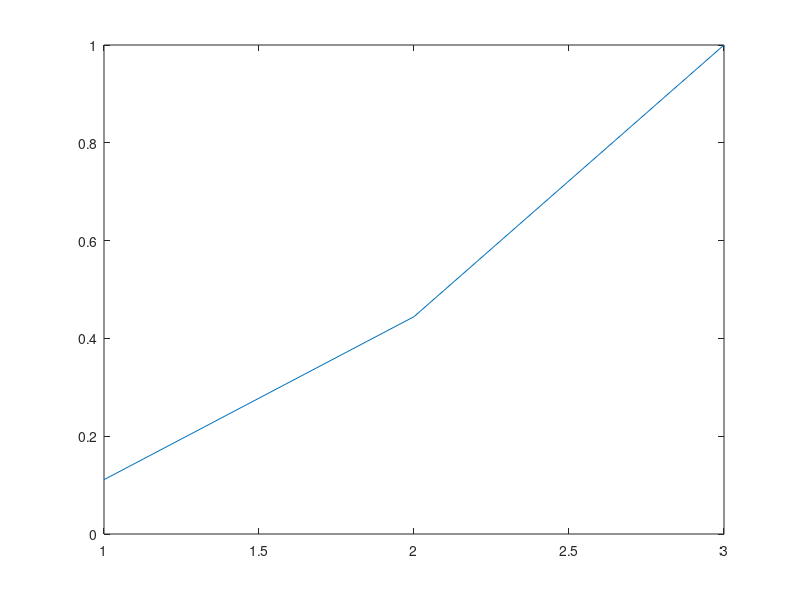

Write MATLAB code to recreate this figure.
num_test = [1 1  1 2 2 2 3 3 3]; % 其实test就是probe, num_test矩阵的长度就是probe图片的张数。假设有N张probe，那么num_test就是1*N。第i个元素的值就是第i个probe属于第几类
num_train = [1 1 2 2 3]; % 其实train就是gallery，num_train矩阵的长度就是gallery图片的张数。假设有M张gallery,那么num_train就是1*M。第i个元素的值就是第i个gallery属于第几类
num_class = [1 2 3]; % 总共有k类，num_class就等于[1 2 3 ... k]
match_dist = rand(9,5); % 距离矩阵，尺寸为N*M，就是probe与gallery的距离矩阵


match_scores = zeros(length(num_test),length(num_class));
true_labels = zeros(length(num_test),length(num_class));
        for i=1:length(num_test)
            for j=1:length(num_class)
                [x,y]=find(num_class(j)==num_train);
                
                %选取匹配程度的中值
                label_distances(i,j) = median(match_dist(i,y));
                if num_test(i)==num_class(j)
                    true_labels(i,j)=1;
                end
            end
        end
        
        %生成CMC
        max_rank = length(num_class);
        
        %Rank取值范围
        ranks = 1:max_rank;
        
        %排序
        label_distances_sort = zeros(length(num_test),length(num_class));
        true_labels_sort = zeros(length(num_test),length(num_class));
        for i=1:length(num_test)
            [label_distances_sort(i,:), ind] = sort(label_distances(i,:));
            true_labels_sort(i,:) =  true_labels(i,ind);
        end
        
        %迭代
        rec_rates = zeros(1,max_rank);
        tmp = 0;
        for i=1:max_rank
            tmp = tmp + sum(true_labels_sort(:,i));
            rec_rates(1,i)=tmp/length(num_test);
        end  
  plot(1:max_rank,rec_rates)
